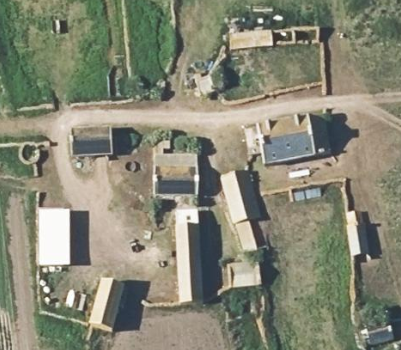
#> input picture MetaData/1.Real_Image/Photos/10.png, 401 x 350 px, found by its file name
$ python BGR2HSV.py
#> lines starting #> are read from the running program, lines starting #| are printed output that depends on the picture
#> further down, image is the input picture: shape (350, 401, 3); mean B, G, R 116.9, 134.9, 134.2
#> `hsv_image = cv2.cvtColor(image, cv2.COLOR_BGR2HSV)`: hsv_image: shape (350, 401, 3); mean H, S, V 38.9, 47.6, 140.5
import cv2


def backgr_removal(image,threshold_gr=50,kernel_size=11):

#> called with threshold_gr = 50, kernel_size = 11
    total_pixel_in_kernel = kernel_size*kernel_size
    Eighty_percent_kernel = int(total_pixel_in_kernel*0.8)
    gr_pixel_in_total = 0
    half_size_kernel = int((kernel_size-1)/2)
    # Convert image from BGR to HSV
    hsv_img = cv2.cvtColor(image, cv2.COLOR_BGR2HSV)

    # Extract the all channels from hsv
    h,s,v_channel = cv2.split(hsv_img)
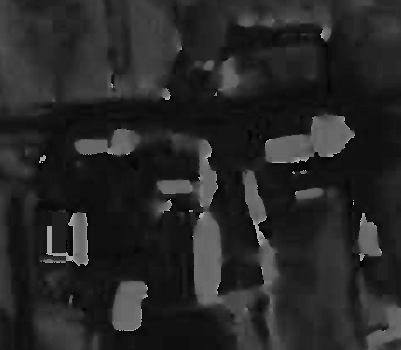
#> h: shape (350, 401); min 0, max 177, mean 38.9
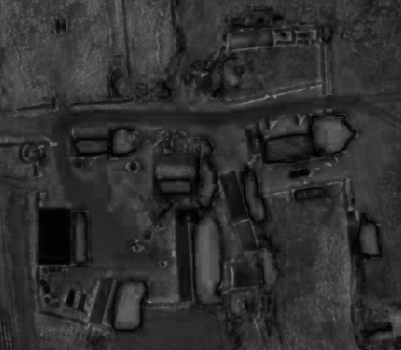
#> s: shape (350, 401); min 0, max 147, mean 47.6
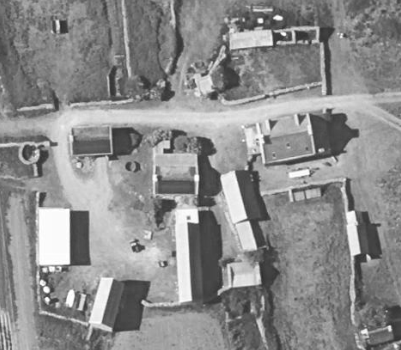
#> v_channel: shape (350, 401); min 44, max 255, mean 140.5
    height, width, _ = hsv_img.shape
#> height = 350; width = 401

    #run thourgh all image
    for y in range(0+half_size_kernel,height-half_size_kernel+1,1):
        for x in range(0+half_size_kernel,width-half_size_kernel+1,1):
            #find a dark pixel
            if h[y,x] < threshold_gr :

                #check dark region around dark pixel
                for j in range(y-half_size_kernel,y+half_size_kernel,1):
                    for i in range(x-half_size_kernel,x+half_size_kernel,1):
                        if h[j,i] < threshold_gr :
                            gr_pixel_in_total = gr_pixel_in_total + 1

                if gr_pixel_in_total > Eighty_percent_kernel :
                    #change the brightness of dark region
                    for j in range(y-half_size_kernel,y+half_size_kernel):
                        for i in range(x-half_size_kernel,x+half_size_kernel):
                            image[j,i] = [255,255,255]
            gr_pixel_in_total = 0
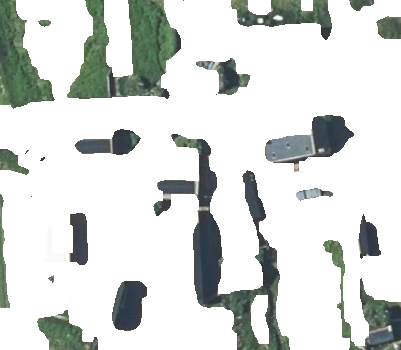
#> image: shape (350, 401, 3); mean B, G, R 214.9, 217.5, 213.7


    # return new image
    return image


# Load image and convert to HSV
image = cv2.imread("10.png")
hsv_image = cv2.cvtColor(image, cv2.COLOR_BGR2HSV)

# Mouse callback function
def show_hsv(event, x, y, flags, param):
    if event == cv2.EVENT_LBUTTONDOWN:
        hsv_val = hsv_image[y, x]  # Note: image[y, x]
        print(f"HSV at ({x}, {y}): {hsv_val}")

# Display image and set mouse callback
cv2.imshow('HSV Image', hsv_image)
cv2.imshow("orginal", image)
cv2.setMouseCallback('HSV Image', show_hsv)

filtered_origin = backgr_removal(image)


cv2.imshow("filtered", filtered_origin)


cv2.waitKey(0)
cv2.destroyAllWindows()
